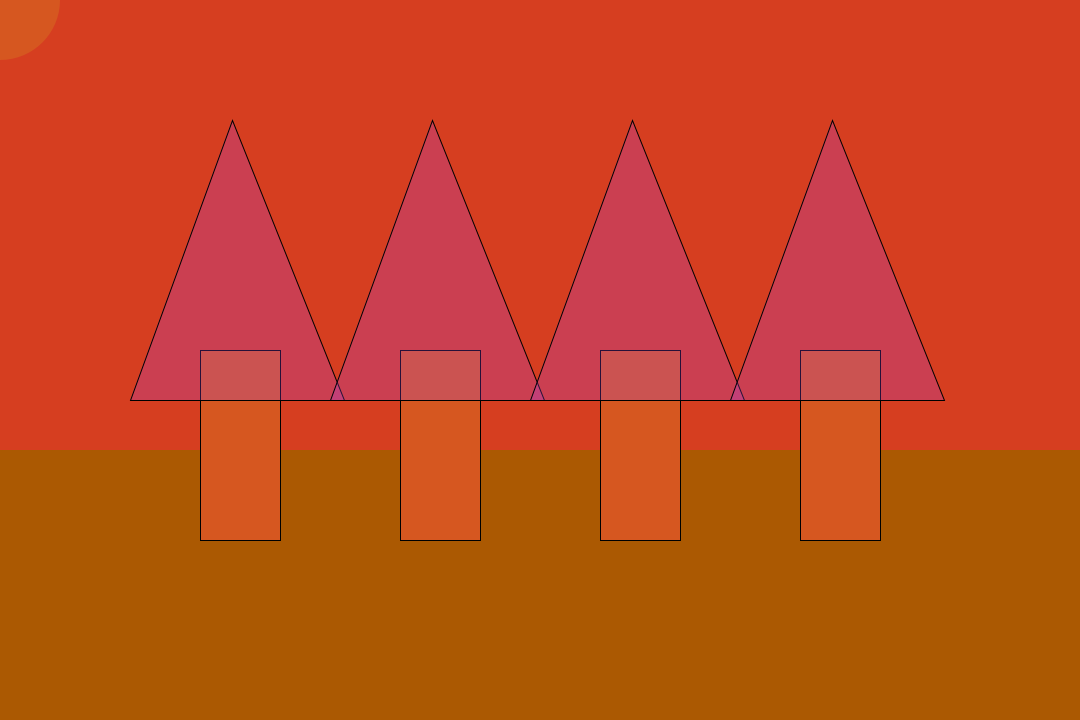
Frame 1 (no input)
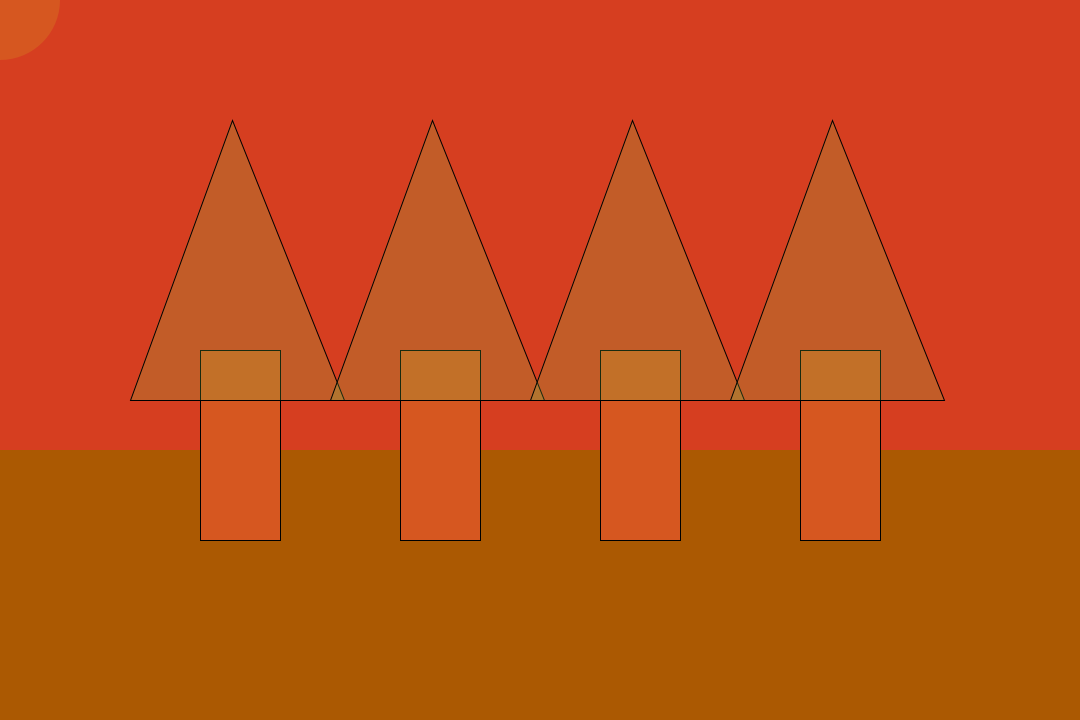
Frame 60 (the mouse pressed at the canvas centre just before this capture)
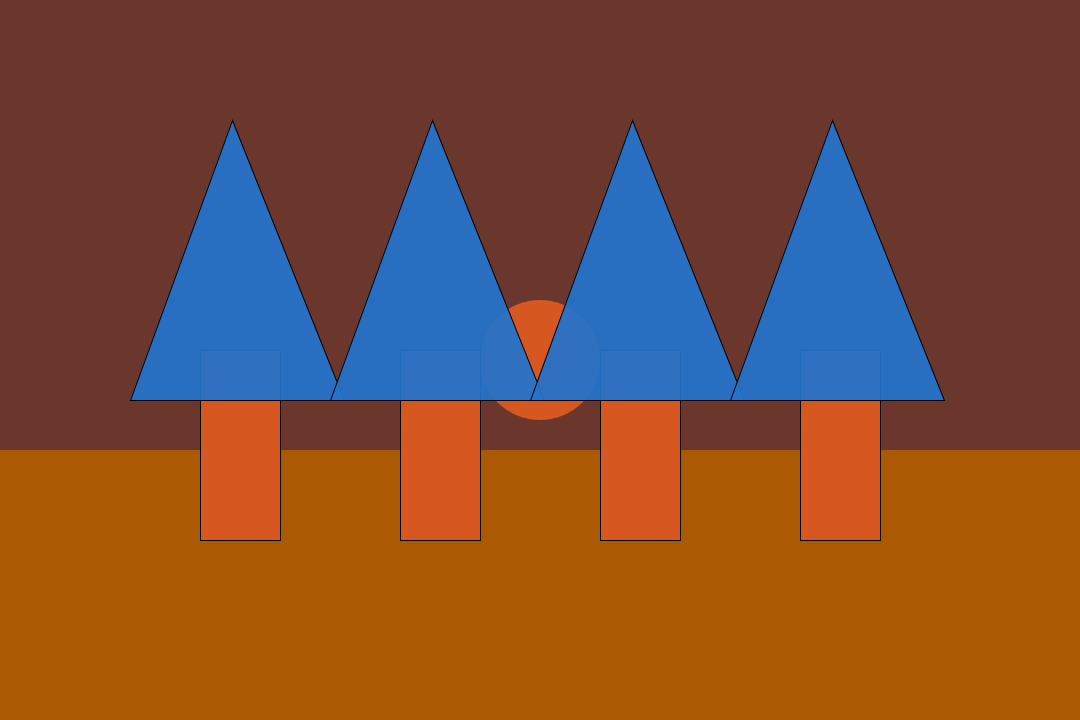
Frame 120 (the mouse held since frame 60 and released just before this capture)

The Processing sketch that drew these frames (run headless with seeded random() and noise(); from frame 60 on, the mouse is pressed at the canvas centre):

// Processing sketch: SS2_FallColors
// ── SS2_FallColors.pde
//Fall Colors By Ercel Williams
//INSTRUCTIONS
//Slide mouse left to right to have backgoround change 




boolean button = false; //
float r; //random rgb float
float g;
float b;
float a;


int rectA = 350;
int rectB = 80;
int rectC = 190;
int tri = 400;

void setup() {
size (1080, 720);

println ("Fall Colors By Ercel Williams ");
println ("First Day of Fall is September 22, 2021!!");

}

void draw() {
  r = random(255);
  g = random(255);
  b = random(255);
  a = random(255);
  
background(214, 62, 32);  

if (button) 
  { background(255); stroke(0); 
        } else { 
            background(0); stroke(255); 
          }

//shifts color background
if (mouseX < width/4) { 
  background(214, 62, 32);; 
    } else if (mouseX < 2*width/4) { 
         background(148, 63, 47); } 
       else if (mouseX < 3*width/4) { 
         background(107, 54, 44);
              } else { background(0); 
            }

//sun
fill(214, 87, 32);
noStroke();
ellipse(mouseX, mouseY, 120 ,120);

//land
fill (171, 89, 2);
rect(0,450,1100,900);

//tree trucks
fill (214, 87, 32);
stroke (0);
rect(200, rectA, rectB, rectC);
rect(400, rectA, rectB, rectC);
rect(600, rectA, rectB, rectC);
rect(800, rectA, rectB, rectC);

//leaves
fill (r,g,b,a);
triangle(130, tri, 232, 120, 344, tri);

fill (r,g,b,a);
triangle(330, tri, 432, 120, 544, tri);

fill (r,g,b,a);
triangle(530, tri, 632, 120, 744, tri);

fill (r,g,b,a);
triangle(730, tri, 832, 120, 944, tri);

}

//whrn key pressed background changes to black
void keyPressed() {
  background (0);
}
